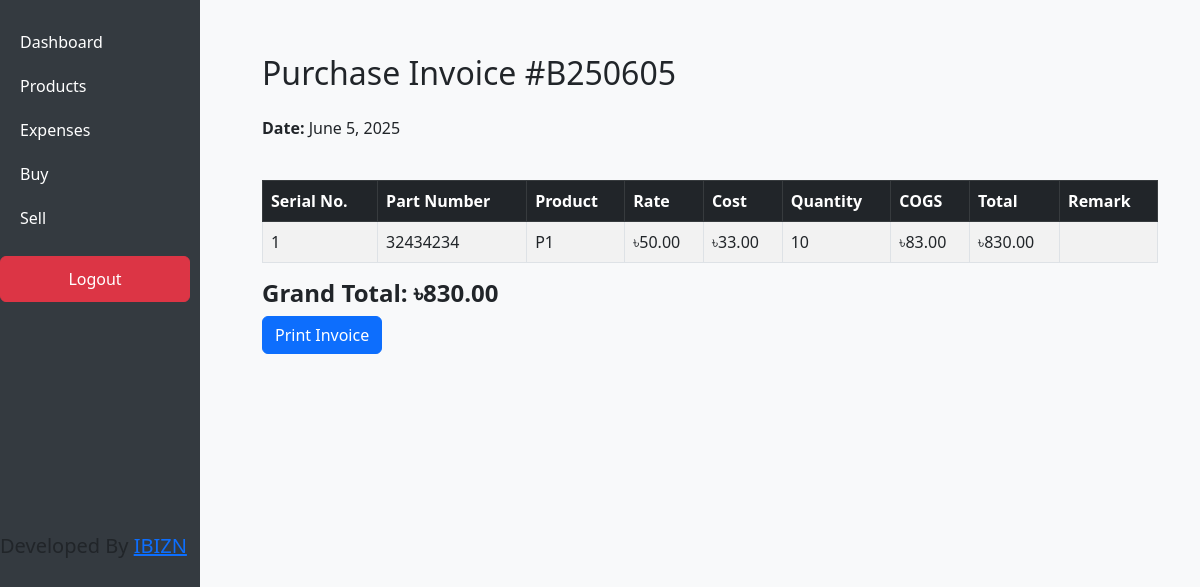
/buy/invoice/5/ (signed in), run on the app's committed database.
### inventory/models.py (models this page shows, shortened)
class PurchaseInvoice(models.Model):
    date = models.DateField()
    name = models.CharField(max_length=100)  # Name
    address = models.TextField()  # Address
    phone = models.CharField(max_length=15)  # Phone
    source_of_purchase = models.CharField(max_length=100)  # Source of Purchase
    voucher_no = models.CharField(max_length=50)  # Voucher No.
    received = models.BooleanField(default=False)  # Track if item is received
    invoice_number = models.CharField(max_length=20, unique=True, blank=True)

class PurchaseItem(models.Model):
    invoice = models.ForeignKey(PurchaseInvoice, on_delete=models.CASCADE)
    product = models.ForeignKey(Product, on_delete=models.CASCADE)
    rate = models.DecimalField(max_digits=10, decimal_places=2)
    cost = models.DecimalField(max_digits=10, decimal_places=2)
    quantity = models.PositiveIntegerField()
    received = models.BooleanField(default=False)  # Track if item is received
    remark = models.TextField(null=True, blank=True)
    @property
    def chs(self):
        return self.rate + self.cost
    @property
    def total(self):
        return self.chs * self.quantity

class Product(models.Model):
    name = models.CharField(max_length=100)
    part_number = models.CharField(max_length=100, unique=True)
    au = models.BooleanField(default=False)  # A/U: Boolean Yes/No
    vehicle = models.CharField(max_length=100, blank=True)  # Vehicle field (optional)

### inventory/views.py (the view)
# urls.py: path('buy/invoice/<int:invoice_id>/', views.purchase_invoice_view, name='purchase_invoice'),
@login_required(login_url="/")
def purchase_invoice_view(request, invoice_id):
    invoice = get_object_or_404(PurchaseInvoice, id=invoice_id)
    items = invoice.purchaseitem_set.all()
    total = sum(item.total for item in items)
    return render(request, 'inventory/purchase_invoice.html', {
        'invoice': invoice,
        'items': items,
        'total': total,
    })

### inventory/templates/inventory/purchase_invoice.html (shortened to what this page needs)
{% extends 'inventory/base.html' %}
{% block content %}
<div class="container mt-4" id="invoice">
  <h2 class="mb-4">Purchase Invoice #{{ invoice.invoice_number }}</h2>
  <div class="row mb-4">
    <div class="col-md-6">
      <p><strong>Date:</strong> {{ invoice.date }}</p>
    </div>
  </div>
  <table class="table table-bordered table-striped table-hover">
    <thead class="table-dark">
      <tr>
        <th>Serial No.</th>
        <th>Part Number</th>
        <th>Product</th>
        <th>Rate</th>
        <th>Cost</th>
        <th>Quantity</th>
        <th>COGS</th>
        <th>Total</th>
        <th>Remark</th>
      </tr>
    </thead>
    <tbody>
      {% for item in items %}
      <tr>
        <td>{{ forloop.counter }}</td>
        <td>{{ item.product.part_number }}</td>
        <td>{{ item.product.name }}</td>
        <td>৳{{ item.rate }}</td>
        <td>৳{{ item.cost }}</td>
        <td>{{ item.quantity }}</td>
        <td>৳{{ item.chs }}</td>
        <td>৳{{ item.total }}</td>
        <td>{{ item.remark }}</td>
      </tr>
      {% endfor %}
    </tbody>
  </table>
  <h4><strong>Grand Total: ৳{{ total }}</strong></h4>
  <a href="{% url 'purchase_invoice_print' invoice.id %}" class="btn btn-primary">Print Invoice</a>
</div>
{% endblock %}

### static/inventory/style.css (style rules this page uses)
body { background-color: #f8f9fa; }
.table th, .table td { vertical-align: middle; }

### data on the page
PurchaseInvoice: invoice_number "B250605", date "June 5, 2025"
PurchaseItem: product.part_number "32434234", product.name "P1", rate "50.00", cost "33.00", quantity "10", chs "83.00", total "830.00"

### other printed values
{{ total }} "830.00"
